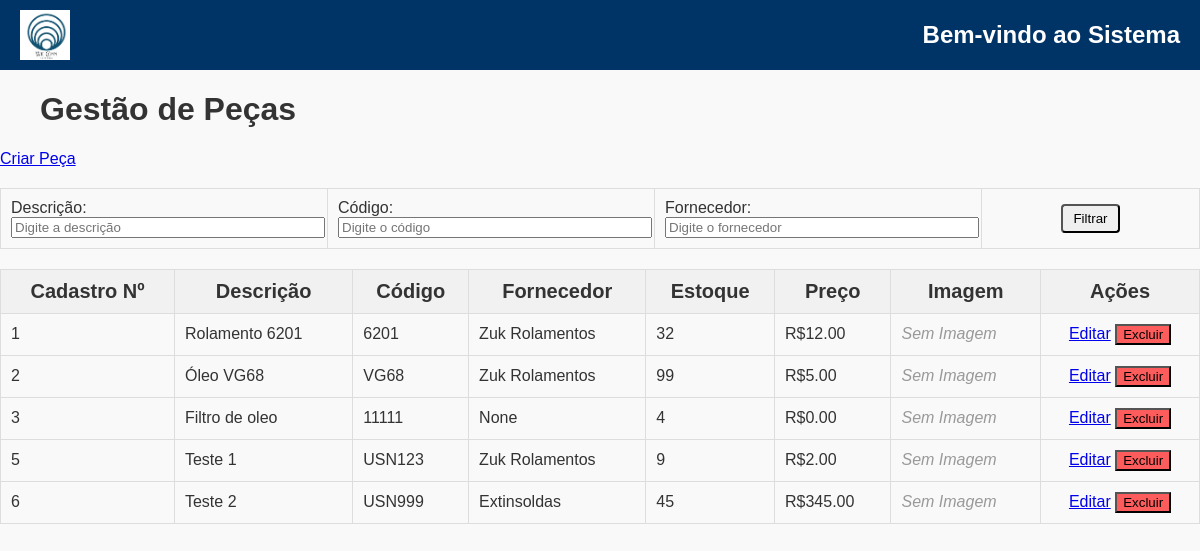
Page /cadEstoque/ (signed in) on the earlier database version.
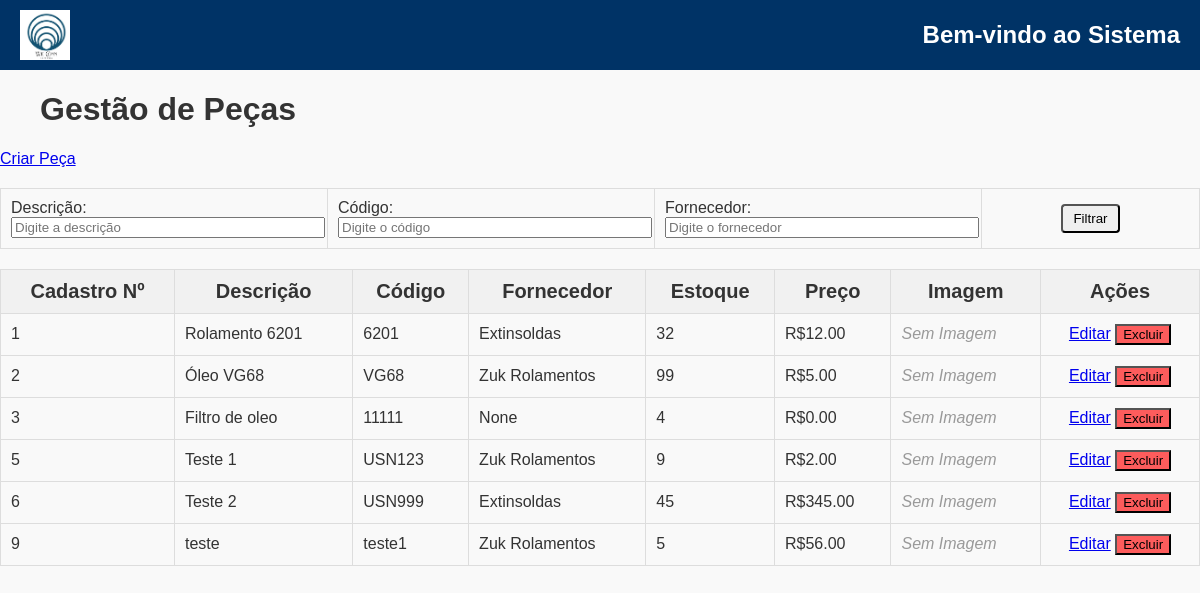
Same page on the later database version.
### cadEstoque/models.py (models this page shows, shortened)
class Pecas(models.Model):
    descricao = models.CharField(max_length=255)
    codigo = models.CharField(max_length=100)
    estoque_minimo = models.IntegerField(default=0)
    estoque_atual = models.IntegerField(default=0)
    preco =  models.DecimalField(max_digits=10, decimal_places=2, default=0)
    unidade_medida = models.CharField(max_length=20)  # kg, unidade, metro, etc
    localizacao = models.CharField(max_length=100, help_text="Localização física no estoque")
    data_ultima_compra = models.DateField(null=True)
    vida_util = models.IntegerField(null=True, help_text="Vida útil em dias")
    fornecedor = models.ForeignKey(
        'CadFornecedor.Fornecedor',  # Relaciona ao modelo Fornecedor do app CadFornecedor
        on_delete=models.SET_NULL,
        related_name='pecas',
        null=True,
        blank=True
    )
    orcamentos = models.FileField(upload_to='orcamentos/', blank=True, null=True)
    foto = models.ImageField(upload_to='fotos_pecas/', null=True, blank=True)
    observacoes = models.TextField(null=True, blank=True)

### CadFornecedor/models.py (models this page shows)
class Fornecedor(models.Model):
    fornecedor = models.CharField(max_length=200)
    fornecedor_fone = models.CharField(max_length=200)
    fornecedor_site = models.CharField(max_length=200, null=True, blank=True)
    fornecedor_email = models.CharField(max_length=200, null=True, blank=True)
    rua = models.CharField(max_length=200, null=True, blank=True)
    numero = models.CharField(max_length=20, null=True, blank=True)
    bairro = models.CharField(max_length=20, null=True, blank=True)
    cidade = models.CharField(max_length=200, null=True, blank=True)
    cep = models.CharField(max_length=200, null=True, blank=True)
    estado = models.CharField(max_length=200, null=True, blank=True)
    contato = models.CharField(max_length=200, null=True, blank=True)
    cnpj = models.CharField(max_length=200, null=True, blank=True)
    inscricao_estadual = models.CharField(max_length=50, null=True, blank=True)
    prazo_entrega_medio = models.IntegerField(null=True, help_text="Prazo médio em dias")
    observacoes = models.TextField(null=True, blank=True)
    def __str__(self):
        return self.fornecedor

### cadEstoque/views.py (the view)
# urls.py: path('cadEstoque/', teste, name='cadEstoque'),
@login_required
def teste(request):
    pecas = Pecas.objects.all()
    fornecedor_id = request.POST.get('fornecedor')
    descricao = request.GET.get('descricao')
    codigo = request.GET.get('codigo')
    if descricao or codigo:
        request.session['descricao'] = descricao
        request.session['codigo'] = codigo
        return redirect('cadEstoque')  # Redireciona para limpar os campos da URL
    descricao = request.session.get('descricao')
    codigo = request.session.get('codigo')
    if descricao:
        pecas = pecas.filter(descricao__icontains=descricao)
    if codigo:
        pecas = pecas.filter(codigo__icontains=codigo)
    for peca in pecas:
        peca.foto_url = peca.foto.url if peca.foto else None
    request.session.pop('descricao', None)
    request.session.pop('codigo', None)
    return render(request, 'teste.html', {'pecas': pecas})

### cadEstoque/templates/teste.html (shortened to what this page needs)
{% extends 'base.html' %}
{% load static %}
{% block content %}
<link rel="stylesheet" href="https://maxcdn.bootstrapcdn.com/font-awesome/4.7.0/css/font-awesome.min.css">
<div class="content-container">
    <div class="top-side">
        <h1 style="text-align: left; margin-left: 40px;">Gestão de Peças</h1>
        <a href="{% url 'cria_peca' %}" class="custom-button">Criar Peça</a>
    </div>
    <table class="tabela-sem-divisoes" style="border: none">
        <form method="get">
            <td style="width: 15%">
                <div>
                    <label for="descricao">Descrição:</label>
                    <input type="text" name="descricao" id="descricao" placeholder="Digite a descrição" value="{{ request.GET.descricao }}">
                </div>
            </td>
            <td style="width: 15%">
                <div>
                    <label for="codigo">Código:</label>
                    <input type="text" name="codigo" id="codigo" placeholder="Digite o código" value="{{ request.GET.codigo }}">
                </div>
            </td>
            <td style="width: 15%">
                <div>
                    <label for="fornecedor">Fornecedor:</label>
                    <input type="text" name="fornecedor" id="fornecedor" placeholder="Digite o fornecedor" value="{{ request.GET.fornecedor }}">
                </div>
            </td>
            <td style="width: 10%;">
                <div style="text-align: center;">
                    <button type="submit" class="btn btn-primary">Filtrar</button>
                </div>
            </td>
        </form>
    </table>
    <table border="1">
        <thead>
            <tr>
                <th>Cadastro Nº</th>
                <th>Descrição</th>
                <th>Código</th>
                <th>Fornecedor</th>
                <th>Estoque</th>
                <th>Preço</th>
                <th>Imagem</th>
                <th>Ações</th>
            </tr>
        </thead>
        <tbody>
            {% for peca in pecas %}
            <tr>
                <td>{{ peca.id }}</td>
                <td>{{ peca.descricao|truncatechars:50 }}</td>
                <td>{{ peca.codigo }}</td>
                <td>{{ peca.fornecedor }}</td>
                <td>{{ peca.estoque_atual }}</td>
                <td>R${{ peca.preco }}</td>
                <td>
                    {% if peca.foto %}
                        <a href="{{ request.scheme }}://{{ request.get_host }}{{ peca.foto_url }}" target="_blank">
                            <img src="{{ request.scheme }}://{{ request.get_host }}{{ peca.foto_url }}" style="width: 50px; height: 50px; object-fit: cover;">
                        </a>
                    {% else %}
                        <span style="color: #999; font-style: italic;">Sem Imagem</span>
                    {% endif %}
                </td>
                <td style="text-align: center;">
                    <a href="{% url 'editar_peca' peca.id %}" class="custom-button table-button">Editar</a>
                    <form method="post" action="{% url 'excluir_peca' peca.id %}" style="display:inline;" onsubmit="return confirmDelete();">
                        <button type="submit" class="custom-button table-button delete-button">Excluir</button>
                    </form>
                </td>
            </tr>
            {% endfor %}
        </tbody>
    </table>
</div>
{% endblock %}

Differences in the rows shown:
changed Pecas "Rolamento 6201": fornecedor "Zuk Rolamentos" → "Extinsoldas"
added Pecas: id "9", descricao "teste", codigo "teste1", fornecedor "Zuk Rolamentos", estoque_atual "5", preco "56.00", foto "Sem Imagem"
